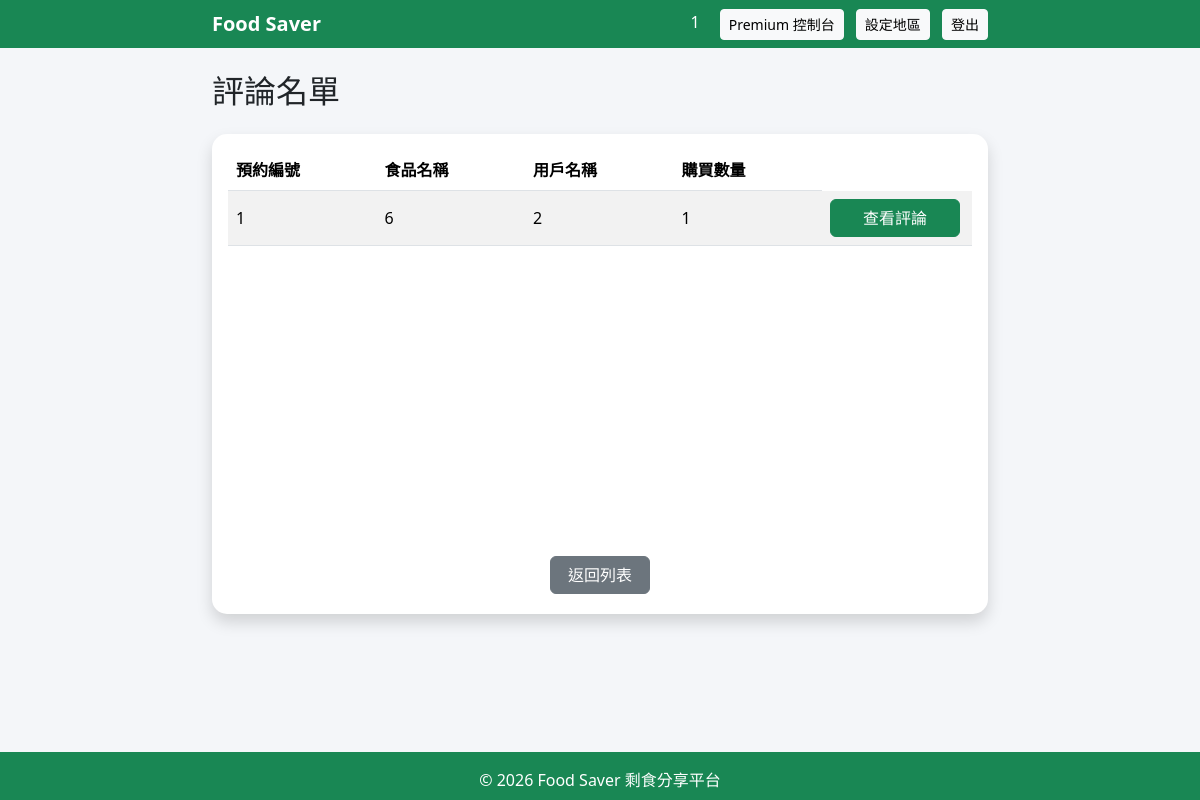
/seller/comments (signed in), run on the app's committed database.
### models.py (models this page shows)
class Reservation(db.Model):
    __tablename__ = "reservations"
    id = db.Column(db.Integer, primary_key=True)
    food_id = db.Column(
        db.Integer,
        db.ForeignKey("foods.id")
    )
    food_name = db.Column(
        db.String(100),
        db.ForeignKey("foods.name")
    )
    user_id = db.Column(
        db.Integer,
        db.ForeignKey("users.id")
    )
    user_name = db.Column(
        db.String(50),
        db.ForeignKey("users.username")
    )
    quantity = db.Column(
        db.Integer,
        default=1
    )
    reserve_time = db.Column(
        db.DateTime,
        default=datetime.utcnow
    )
    status = db.Column(
        db.String(50),
        default="已預約"
    )
    comments_status = db.Column(
        db.String(50),
        default="未評論"
    )

### seller.py (the view)
@seller_bp.route("/comments")
def comments():
    if not seller_required():
        return redirect(url_for("login"))
    seller_id = session.get("user_id")
    seller_food_ids = [f.id for f in Food.query.filter_by(seller_id=seller_id).all()]
    reservations = Reservation.query.filter(
        Reservation.food_id.in_(seller_food_ids),
        Reservation.comments_status == "已評論"
    ).all()
    for r in reservations:
        r.comment = Comment.query.filter_by(reservation_id=r.id).first()
    return render_template(
        "comments.html",  # 請確保與你實際的 HTML 檔名一致
        reservations=reservations
    )

### app.py (called while the page is built)
@app.before_request
def create_tables():
    db.create_all()

### seller.py (called while the page is built)
def seller_required():
    if "user_id" not in session:
        return False
    if session.get("role") != "seller":
        return False
    return True

### templates/comments.html (shortened to what this page needs)
{% extends "base.html" %}
{% block content %}
<h2 class="mb-4">
    評論名單
</h2>
<div class="card shadow" style="min-height: 60vh; height: auto;">
    <div class="card-body">
        <table class="table table-striped align-middle">
            <thead>
                <tr>
                    <th>預約編號</th>
                    <th>食品名稱</th>
                    <th>用戶名稱</th>
                    <th>購買數量</th> </tr>
            </thead>
            <tbody>
            {% for r in reservations %}
                <tr>
                    <td>{{ r.id }}</td>
                    <td>{{ r.food_name }}</td>
                    <td>{{ r.user_name }}</td>
                    <td>{{ r.quantity }}</td>
                    <td style="width: 150px;">
                        <button type="button"
                                class="btn btn-success w-100"
                                style="max-width: 130px;"
                                data-bs-toggle="modal"
                                data-bs-target="#sellerViewCommentModal{{ r.id }}">
                            查看評論
                        </button>
                        </td>
                </tr>
            {% endfor %}
            </tbody>
        </table>
    </div>
    <button class="btn btn-secondary"
            type="button"
            style="width: 100px; margin: 20px auto;"
            onclick="window.location.href='/seller/dashboard'">
        返回列表
    </button>
</div>
{% endblock %}

### templates/base.html (style rules this page uses)
body { background:#f4f6f9; }
.card { border:none; border-radius:15px; }

### data on the page
Reservation: id "1", food_name "6", user_name "2", quantity "1"

### other printed values
{{ session["username"] }} "1"
